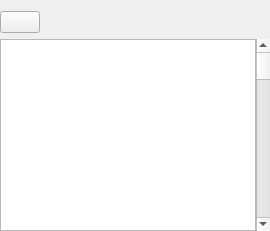
     <widget class="QWidget" name="tab_5">
      <attribute name="icon">
       <iconset theme="network-wired">
        <normaloff>../../../../../../../../../../../../../../../../../../../../../../../../../../../../../../../../../../../../../../../../../../../../../../../../../../../../../../../../.designer/backup</normaloff>../../../../../../../../../../../../../../../../../../../../../../../../../../../../../../../../../../../../../../../../../../../../../../../../../../../../../../../../.designer/backup</iconset>
      </attribute>
      <attribute name="title">
       <string>Ports</string>
      </attribute>
      <layout class="QVBoxLayout" name="verticalLayout_6">
       <property name="leftMargin">
        <number>0</number>
       </property>
       <property name="rightMargin">
        <number>0</number>
       </property>
       <property name="bottomMargin">
        <number>0</number>
       </property>
       <item>
        <layout class="QHBoxLayout" name="horizontalLayout_5">
         <item>
          <widget class="QPushButton" name="cmdPortsBack">
           <property name="text">
            <string/>
           </property>
           <property name="icon">
            <iconset theme="go-previous">
             <normaloff>../../../../../../../../../../../../../../../../../../../../../../../../../../../../../../../../../../../../../../../../../../../../../../../../../../../../../../../../../../../../../../../../../../../../../../../../../../.designer/backup</normaloff>../../../../../../../../../../../../../../../../../../../../../../../../../../../../../../../../../../../../../../../../../../../../../../../../../../../../../../../../../../../../../../../../../../../../../../../../../../.designer/backup</iconset>
           </property>
          </widget>
         </item>
         <item>
          <widget class="QLabel" name="portsLabel">
           <property name="sizePolicy">
            <sizepolicy hsizetype="Expanding" vsizetype="Preferred">
             <horstretch>0</horstretch>
             <verstretch>0</verstretch>
            </sizepolicy>
           </property>
           <property name="text">
            <string/>
           </property>
           <property name="textInteractionFlags">
            <set>Qt::LinksAccessibleByMouse|Qt::TextSelectableByKeyboard|Qt::TextSelectableByMouse</set>
           </property>
          </widget>
         </item>
        </layout>
       </item>
       <item>
        <layout class="QHBoxLayout" name="horizontalLayout_14">
         <property name="spacing">
          <number>0</number>
         </property>
         <item>
          <widget class="GenericTableView" name="portsTable">
           <property name="selectionBehavior">
            <enum>QAbstractItemView::SelectRows</enum>
           </property>
           <property name="showGrid">
            <bool>false</bool>
           </property>
           <property name="sortingEnabled">
            <bool>false</bool>
           </property>
           <property name="cornerButtonEnabled">
            <bool>false</bool>
           </property>
           <attribute name="horizontalHeaderStretchLastSection">
            <bool>true</bool>
           </attribute>
           <attribute name="verticalHeaderStretchLastSection">
            <bool>false</bool>
           </attribute>
          </widget>
         </item>
         <item>
          <widget class="QScrollBar" name="portsScrollBar">
           <property name="orientation">
            <enum>Qt::Vertical</enum>
           </property>
          </widget>
         </item>
        </layout>
       </item>
      </layout>
     </widget>
